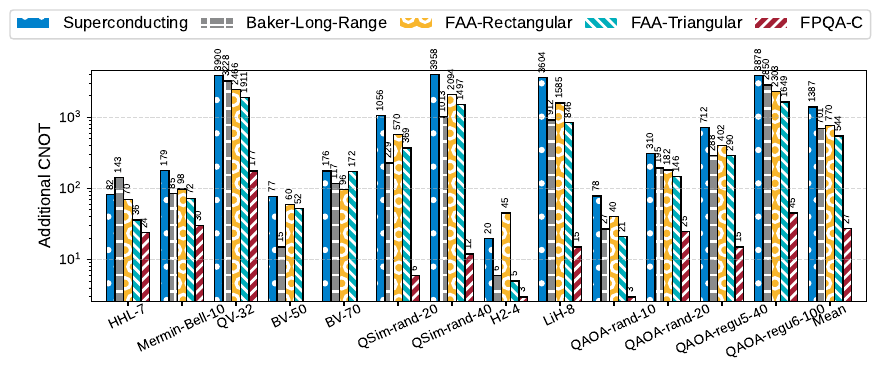

Generate this figure with Python:
import os

import matplotlib.pyplot as plt

from plot.plot_utils import plot_bars_SWAP

if __name__ == "__main__":
    # two rows, 1 column
    fig, ax = plt.subplots(1, 1, figsize=(10, 3))
    plt.subplots_adjust(hspace=0.3)
    plt.rcParams["hatch.linewidth"] = 2
    # plt.rcParams['font.family'] = 'DejaVu Sans'

    from matplotlib import rc

    # rc('font',**{'family':'Liberation Sans'})

    plot_bars_SWAP(
        ax,
        y_first_level_name="circ_stats",
        y_second_level_name="n_2q_gate",
        y_label="Additional CNOT",
        plot_legend=True,
        is_y_log=True,
        geo_mean=False,
        keep_digits=0,
        plot_xticks=True,
    )

    # tight_figure(fig)
    script_dir = os.path.dirname(__file__)

    save_path = os.path.join(script_dir, "swap_count.pdf")

    plt.savefig(save_path, bbox_inches="tight")
